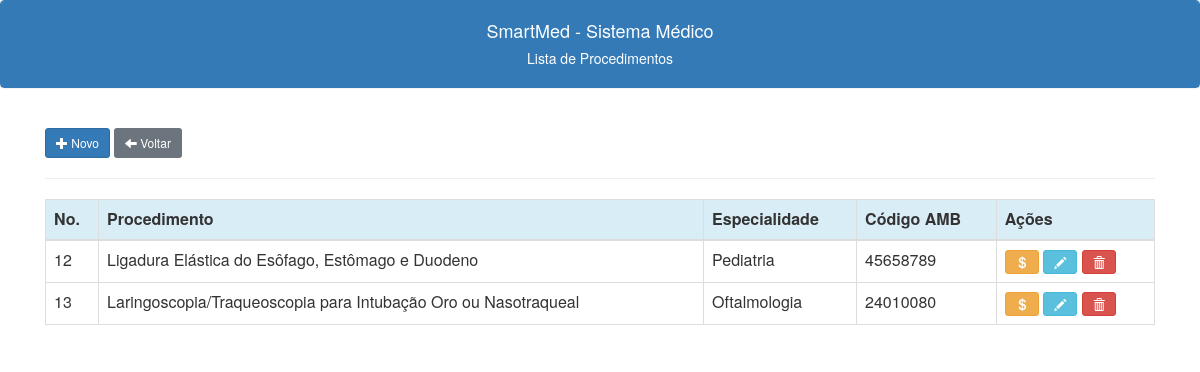
Screenshot of /procedimentos_lista.php with the database file from the repository.
### tables this page shows
CREATE TABLE IF NOT EXISTS `procedimentos` (
  `id` int NOT NULL AUTO_INCREMENT,
  `id_especialidade` int DEFAULT NULL,
  `descricao` varchar(200) NOT NULL,
  `codigoamb` varchar(8) DEFAULT NULL,
  PRIMARY KEY (`id`),
  KEY `FK_procedimentos_especialidades` (`id_especialidade`),
  CONSTRAINT `FK_procedimentos_especialidades` FOREIGN KEY (`id_especialidade`) REFERENCES `especialidades` (`id`)
);

CREATE TABLE IF NOT EXISTS `especialidades` (
  `id` int NOT NULL AUTO_INCREMENT,
  `descricao` varchar(150) NOT NULL,
  PRIMARY KEY (`id`)
);

### procedimentos_lista.php (the view, shortened to what this page needs)
<?php
include("conexao.php");
include("links.php");
?>
<!doctype html>
<html lang="en">
<head>
  </head>
<body>
    <div class="panel panel-primary class">
        <div class="panel-heading text-center">
            <h4>SmartMed - Sistema Médico</h4>
            <h5>Lista de Procedimentos<h5>
        </div>
    </div>
    <br>
    <div class="container -my5">
        <button type="button" class="btn btn-primary btn-sm" data-toggle="modal" data-target="#novoprocedimentoModal"><span class="glyphicon glyphicon-plus"></span>
            Novo
        </button>
        <a class="btn btn-secondary btn-sm" href="/smedweb/menu.php"><span class="glyphicon glyphicon-arrow-left"></span> Voltar</a>
        <hr>
        <table class="table display table-bordered tabprocedimentos">
            <thead class="thead">
                <tr class="info">
                    <th scope="col">No.</th>
                    <th scope="col">Procedimento</th>
                    <th scope="col">Especialidade</th>
                    <th scope="col">Código AMB</th>
                    <th scope="col">Ações</th>
                </tr>
            </thead>
            <tbody>
                <?php
                $c_sql = "SELECT procedimentos.id, procedimentos.descricao, procedimentos.codigoamb, especialidades.descricao AS especialidade FROM procedimentos
                JOIN especialidades ON procedimentos.id_especialidade=especialidades.id";
                $result = $conection->query($c_sql);
                while ($c_linha = $result->fetch_assoc()) {
                    echo "
                    <tr>
                    <td>$c_linha[id]</td>
                    <td>$c_linha[descricao]</td>
                    <td>$c_linha[especialidade]</td>
                    <td>$c_linha[codigoamb]</td>
                    <td>
                    <a class='btn btn-warning btn-sm' title='Procedimentos X Tabelas' href='/smedweb/procedimentos_tabela_lista.php?id=$c_linha[id]'><span class='glyphicon glyphicon-usd'></span></a>
                    <button class='btn btn-info btn-sm editbtn' data-toggle=modal' title='Editar Procedimento'><span class='glyphicon glyphicon-pencil'></span></button>
                    <a class='btn btn-danger btn-sm' title='Excluir Procedimento' href='javascript:func()'onclick='confirmacao($c_linha[id])'><span class='glyphicon glyphicon-trash'></span></a>
                    </td>
                    </tr>
                    ";
                }
                ?>
            </tbody>
        </table>
    </div>
</body>
</html>

### rows the page displays
procedimentos: id "12", descricao "Ligadura Elástica do Esôfago, Estômago e Duodeno", id_especialidade.descricao "Pediatria", codigoamb "45658789"
procedimentos: id "13", descricao "Laringoscopia/Traqueoscopia para Intubação Oro ou Nasotraqueal", id_especialidade.descricao "Oftalmologia", codigoamb "24010080"
